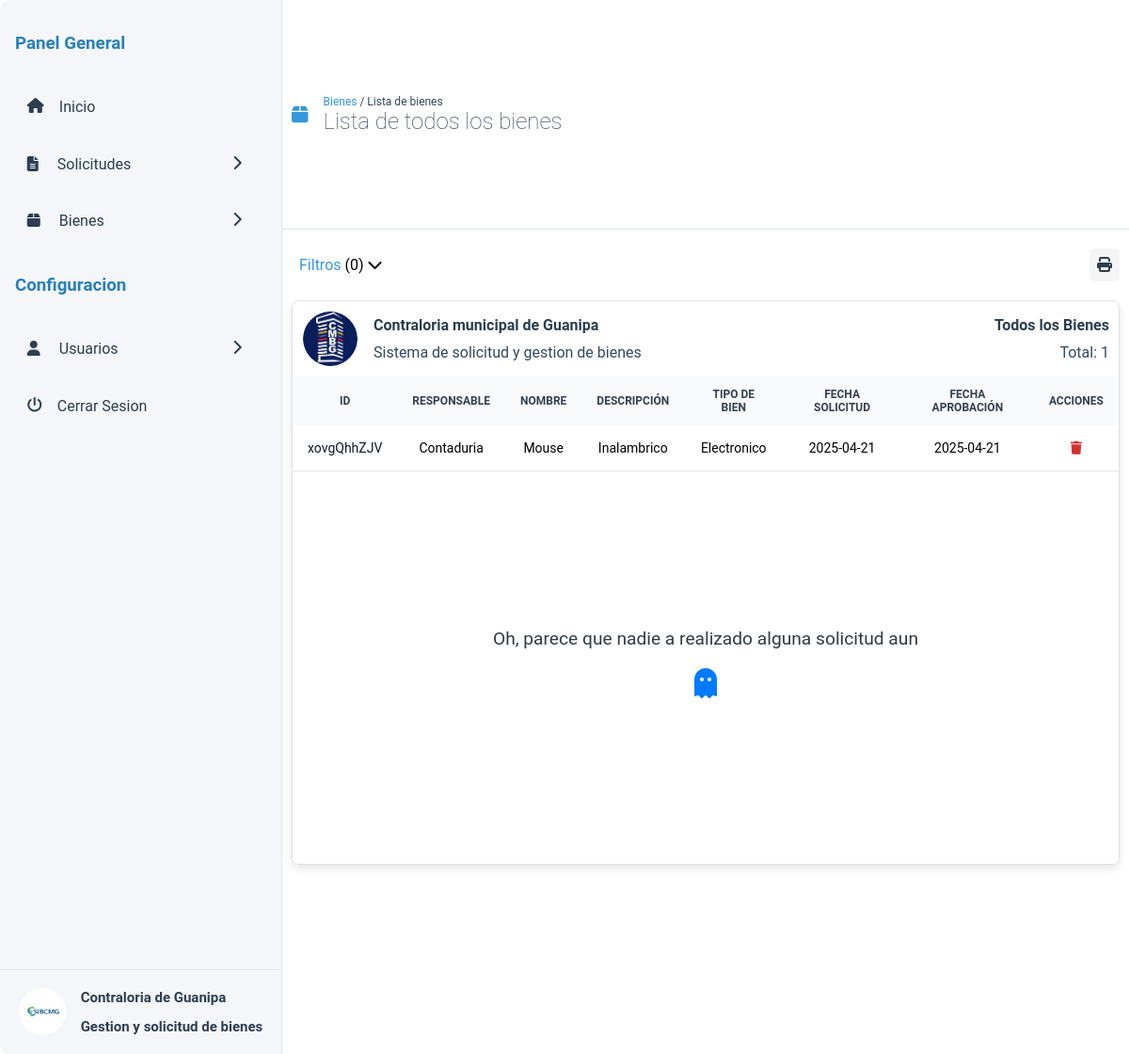
Page /lista-bienes.php (signed in) on the committed database.
### tables this page shows
CREATE TABLE `bienes` (
  `id` varchar(36) NOT NULL,
  `name` varchar(100) NOT NULL,
  `type` varchar(100) NOT NULL,
  `description` varchar(100) NOT NULL,
  `withdrawalDate` date NOT NULL,
  `approvalDate` date NOT NULL DEFAULT current_timestamp(),
  `requestDate` date NOT NULL,
  `responsible` int(11) NOT NULL,
  `comments` varchar(100) NOT NULL
);

CREATE TABLE `usuario` (
  `n_dependencia` int(11) NOT NULL,
  `nombre_dependencia` varchar(100) NOT NULL,
  `contrasena` varchar(100) NOT NULL,
  `username` varchar(100) NOT NULL,
  `nombre` varchar(100) NOT NULL,
  `apellido` varchar(100) NOT NULL,
  `correo` varchar(100) NOT NULL,
  `cedula` int(11) NOT NULL,
  `admin` tinyint(1) NOT NULL
);

### src/lista-bienes.php (the view, shortened to what this page needs)
<!DOCTYPE html>
<html lang="en">
<head>
  <link rel="stylesheet" href="css/lista-bienes.css">
  <link href="assets/fontawesome-free-6.7.2-web/css/all.css" rel="stylesheet" />
</head>
<body>
  <div class="container">
    <?php include 'assets/include/menu.php'?>
    <header class="main__header">
      <i class="fas fa-box"></i>
        <div class="main__header-title">
          <span class="main__header-currentDir"><a href="#menu-estate" class="main__header-currentDir--pre">Bienes</a> / Lista de bienes</span>
          <h2>Lista de todos los bienes</h2>
        </div>
    </header>
    <main class="main">
        <?php include 'assets/include/filters.php'; ?>
        <section class="myEstates">
        <div class="myEstates__header">
            <div class="myEstates__header-title">
              <img src="assets/logo-contraloria.jpg" class="myEstates__header-logo" alt="">
              <div class="myEstates__header-data">
                <b>Contraloria municipal de Guanipa</b>
                <span>Sistema de solicitud y gestion de bienes</span>
              </div>
            </div>
            <div class="myEstates__header-info">
              <h4>Todos los Bienes</h4>
              <span class="myEstates__header-total">Total: <?php
              $query = $conn->query("SELECT COUNT(*) as total FROM bienes WHERE withdrawalDate = '0000-00-00'");
              $row = $query->fetch(PDO::FETCH_ASSOC);
              echo $row['total'];
              ?></span>
            </div>
          </div>
          <?php
            $query = $conn->query("SELECT COUNT(*) as total FROM bienes WHERE withdrawalDate = '0000-00-00' AND responsible =".$_SESSION['user_id']);
            $row = $query->fetch(PDO::FETCH_ASSOC);
            if ($row['total'] < 1) {
              echo '
              <div class="myEstate__message">
                <p>Oh, parece que nadie a realizado alguna solicitud aun</p>
                <i class="fa-solid fa-ghost"></i>
              </div>';
            }
          ?>
          <table id="miTabla">
            <thead>
              <tr>
                <th id="order-id">ID</th>
                <th id="order-responsible">Responsable</th>
                <th id="order-name">Nombre</th>
                <th id="order-description">Descripción</th>
                <th id="order-type">Tipo de Bien</th>
                <th id="order-requestDate">Fecha Solicitud</th>
                <th id="order-approvalDate">Fecha Aprobación</th>
                <th class="table-actions">Acciones</th>
              </tr>
            </thead>
            <tbody>
              <?php
              foreach ($conn->query('SELECT * from bienes INNER JOIN usuario ON bienes.responsible = usuario.n_dependencia WHERE withdrawalDate = "0000-00-00" ORDER BY name') as $row):
              ?>
              <tr class="table-dates estate__item">
                <td class="estates-id"><?php echo htmlspecialchars($row['id']); ?></td>
                <td><?php echo htmlspecialchars($row['nombre_dependencia']); ?></td>
                <td class="estates-name"><?php echo htmlspecialchars($row['name']); ?></td>
                <td class="estates-description"><?php echo htmlspecialchars($row['description']); ?></td>
                <td class="estates-type"><?php echo htmlspecialchars($row['type']); ?></td>
                <td class="estates-request"><?php echo htmlspecialchars($row['requestDate']); ?></td>
                <td><?php echo htmlspecialchars($row['approvalDate']); ?></td>
                <td class="table-actions">
                  <a href="solicitud-desincorporacion.php?id=<?php echo $row['id']; ?>"><i class="fa-solid fa-trash table__icon--delete"></i></a>
                </td>
              </tr>
              <?php
              endforeach;?>
            </tbody>
          </table>
        </section>
      </main>
  </div>
</body>
</html>

### src/css/lista-bienes.css (style rules this page uses)
:root { --primary-color: #2d3436; --secondary-color: #b2bec3; --tertiary-color: #F9F7F7; --menu-color: #f5f6fa; --menu-color-secondary: #2d3436; }
* { box-sizing: border-box; text-decoration: none; }
body { margin: 0; padding: 0; display: flex; justify-content: center; background: white; align-items: center; height: 100vh; font-family: 'Roboto', sans-serif; font-size: 16px; }
.container { width: 100%; height: 100vh; background-color: white; display: grid; grid-template-areas: "menu header" "menu main" ; grid-template-columns: 300px 1fr; }
.main { grid-area: main; margin: 0 10px; }
.main__header { display: flex; align-items: center; gap: 1em; border-bottom: #dfe6e9 1px solid; grid-area: header; padding: 0 10px; }
.main__header-title { display: flex; flex-direction: column; }
.main__header-currentDir { font-size: 12px; color: #34495e; }
.main__header-currentDir--pre { color: #3498db; cursor: pointer; user-select: none; }
.main__header i { color: #3498db; font-size: 20px; border: 1px solid ccc; }
.main__header h2 { color: #2c3e50; font-weight: lighter; padding: 0; margin: 0; }
.myEstates { height: 600px; border-radius: 8px; background: white; width: 100%; position: relative; box-shadow: 0 4px 8px rgba(0, 0, 0, 0.1); border: 1px solid #dee2e6; overflow-y: scroll; user-select: none; }
.myEstates__header { padding: 10px; border-radius: 5px 5px 0 0; width: 100%; align-items: center; display: flex; background: white; justify-content: space-between; z-index: 100; }
.myEstates__header-title { display: flex; width: 50%; gap: 1em; align-items: center; }
.myEstates__header-data { display: flex; flex-direction: column; gap: 10px; color: #34495e; }
.myEstates__header-title b { color: #2c3e50; }
.myEstates__header-logo { width: 60px; border-radius: 50%; border: 1px solid white; }
.myEstates__header-info { display: flex; flex-direction: column; gap: 10px; align-items: end; color: #34495e; }
.myEstates__header-info h4 { color: #2c3e50; margin: 0; padding: 0; }
.myEstate__message { position: absolute; display: flex; flex-direction: column; height: 100%; width: 100%; align-items: center; justify-content: center; }
.myEstate__message p { font-size: 1.2em; color: #343a40; margin: 10px 0; }
.myEstate__message i { font-size: 2em; color: #007bff; margin-top: 10px; }
table { border-collapse: collapse; cursor: pointer; width: 100%; font-size: 14px; }
thead { background: #F9FAFB; font-size: 12px; color: #374151; text-transform: uppercase; }
th, td { text-align: center; max-width: 200px; overflow: hidden; }
td { padding: 1rem; }
th { color: #374151; padding: 12px 1rem; background: #F9FAFB; position: sticky; }
tr.table-dates { border-bottom: 1px solid #e5e7eb; }
td:first-child { color: #111827; }
.table__icon--delete { color: #d63031; }

### src/assets/include/menu.php (style rules this page uses)
:root { --menu-color: #f5f6fa; --menu-color-secondary: #2c3e50; }
* { box-sizing: border-box; }

### rows in the picture
bienes: id "xovgQhhZJV", usuario.nombre_dependencia "Contaduria", name "Mouse", description "Inalambrico", type "Electronico", requestDate "2025-04-21", approvalDate "2025-04-21"

### other values in the picture
$row['total'] "1"
